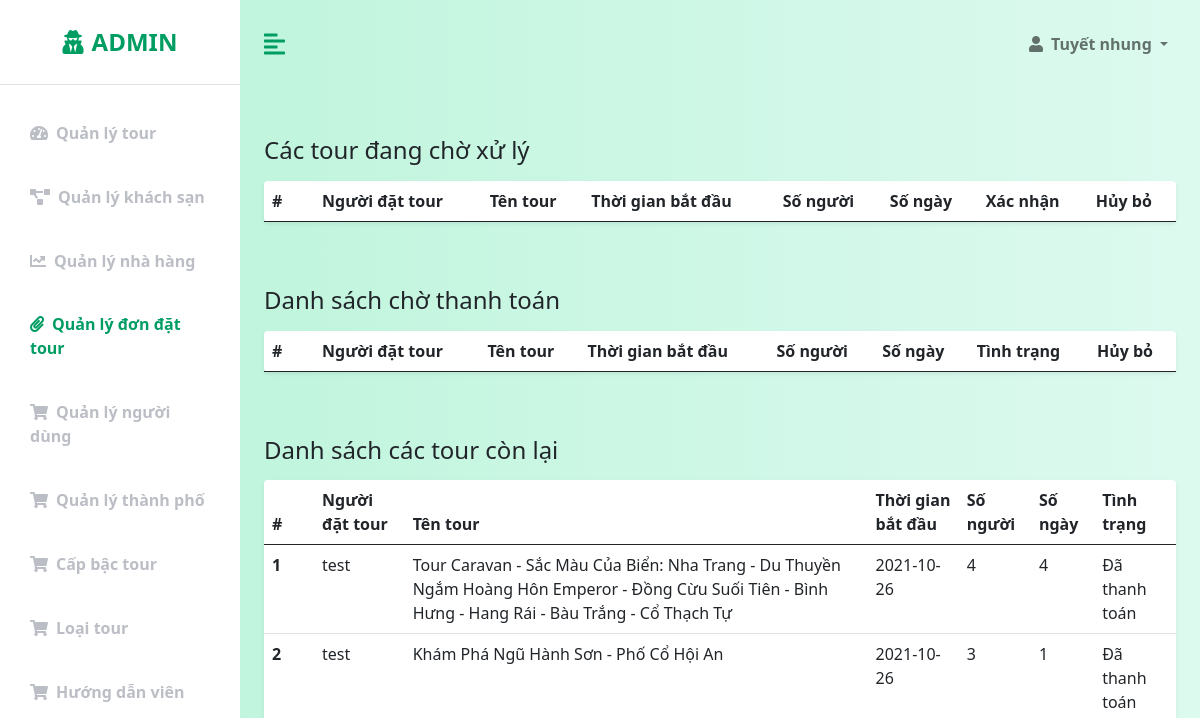
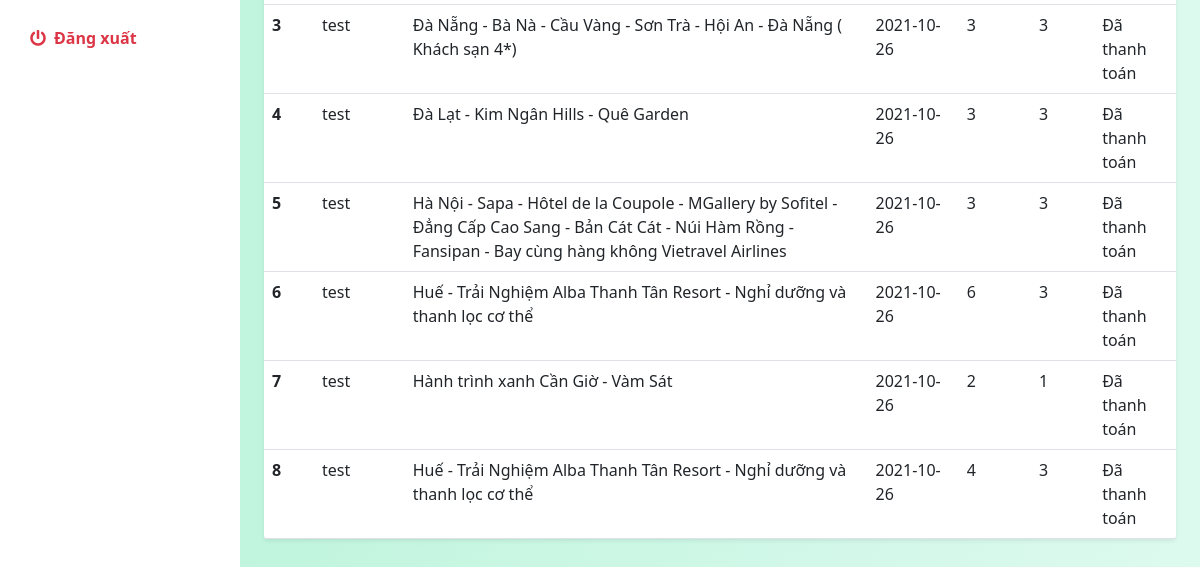
/admin/QLDDTour.php, run on an earlier commit of the app's database (2 pictures, top to bottom).
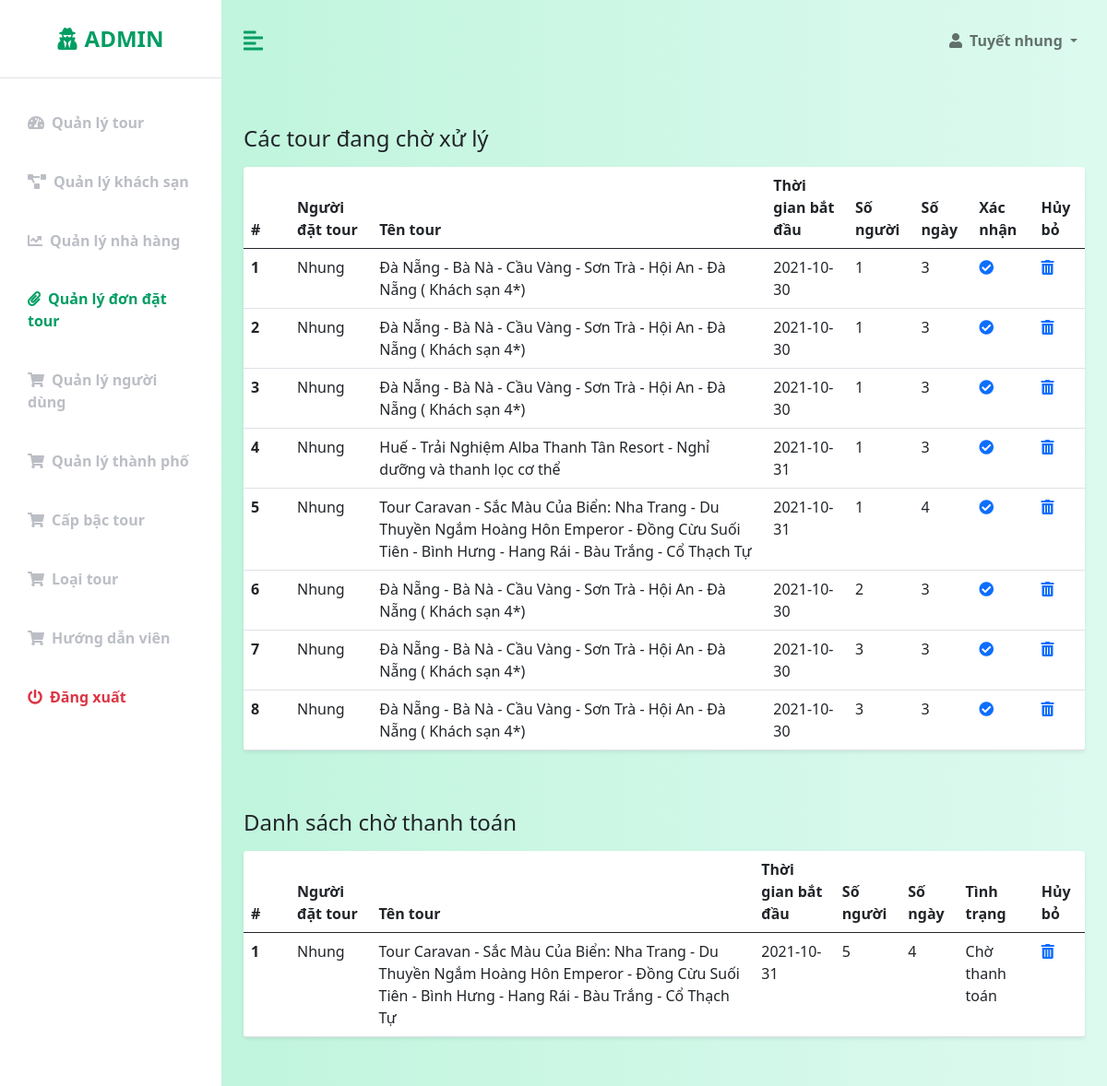
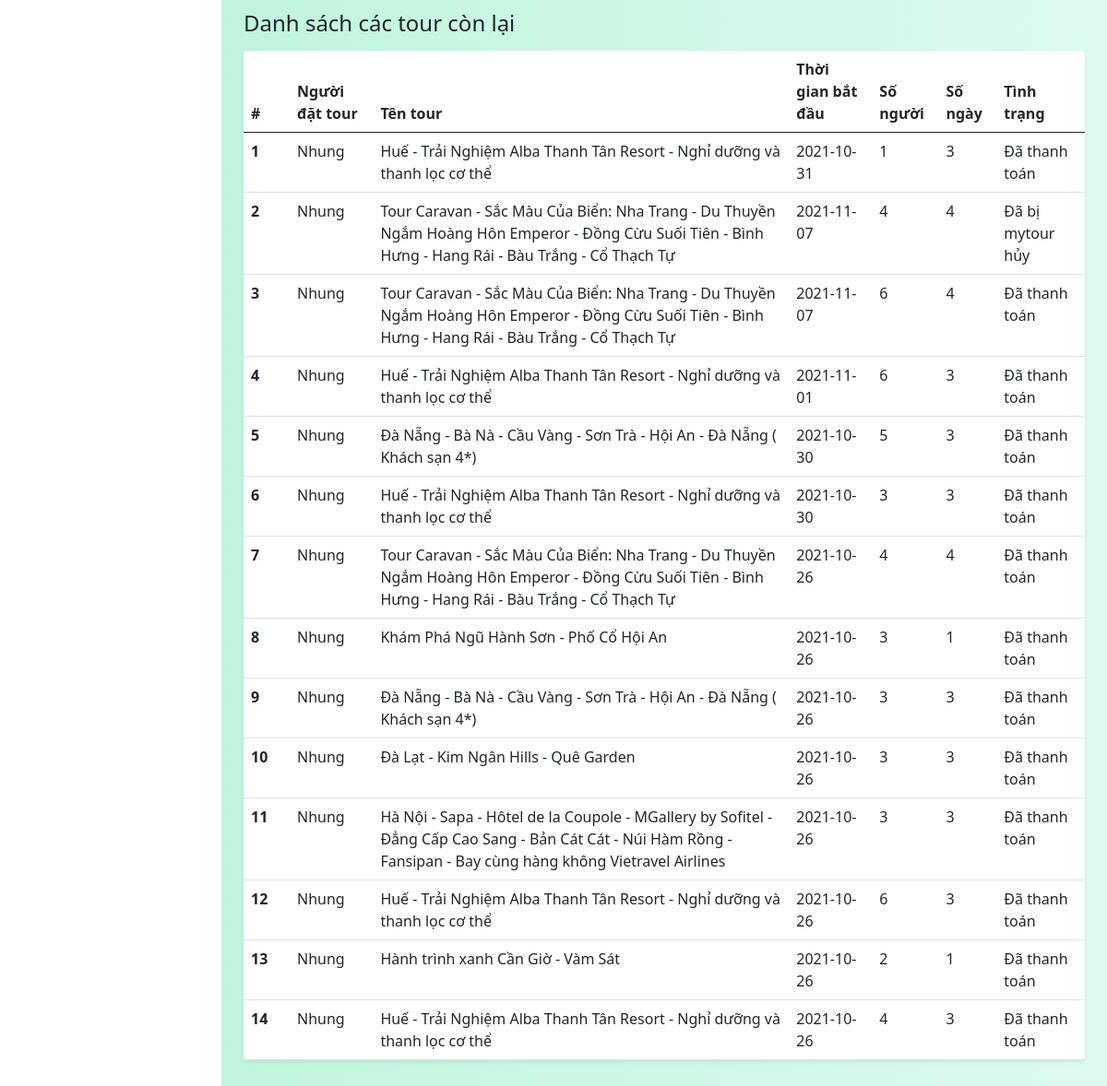
And on a later commit of the database (2 pictures, top to bottom).
### tables this page shows
CREATE TABLE `orders` (
  `order_id` int(50) NOT NULL,
  `customer_id` int(50) NOT NULL,
  `tour_id` int(50) NOT NULL,
  `start_time` date NOT NULL,
  `people` int(10) NOT NULL,
  `validation` int(1) NOT NULL,
  `payment` int(1) NOT NULL,
  `date_created` datetime NOT NULL DEFAULT current_timestamp(),
  `booking_id` varchar(10) NOT NULL
);

CREATE TABLE `customers` (
  `customer_id` int(11) NOT NULL,
  `user_name` varchar(50) NOT NULL,
  `password` varchar(50) NOT NULL,
  `email` varchar(50) NOT NULL,
  `birthday` datetime NOT NULL,
  `phone_number` varchar(10) NOT NULL,
  `name` varchar(50) NOT NULL,
  `gender` int(1) NOT NULL,
  `status` int(1) NOT NULL,
  `code` int(10) NOT NULL,
  `is_admin` int(10) NOT NULL,
  `date_created` datetime NOT NULL DEFAULT current_timestamp()
);

CREATE TABLE `tours` (
  `tour_id` int(11) NOT NULL,
  `tour_name` varchar(255) NOT NULL,
  `description` varchar(5000) DEFAULT NULL,
  `places` varchar(500) NOT NULL,
  `day_count` int(11) NOT NULL,
  `res_id` int(11) DEFAULT NULL,
  `hotel_id` int(11) DEFAULT NULL,
  `price_per_person` int(11) NOT NULL,
  `image_1` varchar(255) NOT NULL,
  `image_2` varchar(255) NOT NULL,
  `image_3` varchar(255) NOT NULL,
  `image_4` varchar(255) NOT NULL,
  `city_id` int(11) NOT NULL,
  `tour_guide_id` int(11) DEFAULT NULL,
  `tour_type_id` int(10) NOT NULL,
  `tour_rank_id` int(10) NOT NULL,
  `travel_schedule` text DEFAULT NULL,
  `max` int(11) NOT NULL DEFAULT 6
);

### config/database-function.php (called while the page is built, shortened)
<?php
    require_once('database-connection.php');
    function simpleQuery($sql, bool $isGet = true, $params = []){
        global $conn;
        $stmt = $conn -> prepare($sql);
        if(count($params) > 0){
            $types = '';
            foreach($params as $v){
                if(is_int($v)){
                    $types = $types.'i';
                }else if(is_double($v)){
                    $types = $types.'d';
                }else{
                    $types = $types.'s';
                }
            }
            $values = array_values($params);
            $stmt -> bind_param($types, ...$values);
        }
        $stmt -> execute();
        if($isGet){
            $record = $stmt -> get_result() -> fetch_all(MYSQLI_ASSOC);
            return $record;
        }else{
            return $stmt;
        }
    }
?>

### admin/QLDDTour.php (the view, shortened to what this page needs)
<?php
    require('templates-admin/header.php');
?>
            <div class="container-fluid px-4">
                <div class="row my-5">
                    <h3 class="fs-4 mb-3">Các tour đang chờ xử lý</h3>
                    <div class="col">
                        <table class="table bg-white rounded shadow-sm  table-hover">
                            <thead>
                                <tr>
                                    <th scope="col" width="50">#</th>
                                    <th scope="col">Người đặt tour</th>
                                    <th scope="col">Tên tour</th>
                                    <th scope="col">Thời gian bắt đầu</th>
                                    <th scope="col">Số người</th>
                                    <th scope="col">Số ngày</th>
                                    <th scope="col">Xác nhận</th>
                                    <th scope="col">Hủy bỏ</th>
                                </tr>
                            </thead>
                            <tbody>
                                <?php
                                    $sql = "select * from orders, tours, customers where orders.customer_id = customers.customer_id and orders.tour_id = tours.tour_id and orders.validation = 0";
                                    $rows = simpleQuery($sql);
                                    $i = 1;
                                    foreach($rows as $row){
                                        echo '
                                            <tr>
                                                <th scope="row">'.$i.'</th>
                                                <td>'.$row["user_name"].'</td>
                                                <td>'.$row["tour_name"].'</td>
                                                <td>'.$row["start_time"].'</td>
                                                <td>'.$row["people"].'</td>
                                                <td>'.$row["day_count"].'</td>
                                                <td><a href="QLDDTour.php?val=&order_id='.$row["order_id"].'" id="check_tick"><i class="fas fa-check-circle"></i></a></td>
                                                <td><a href="QLDDTour.php?cancel=&order_id='.$row["order_id"].'"><i class="fas fa-trash-alt"></i></a></td>
                                            </tr>
                                        ';
                                        $i++;
                                    }
                                ?>
                            </tbody>
                        </table>
                    </div>
                </div>
                <div class="row my-5">
                    <h3 class="fs-4 mb-3">Danh sách chờ thanh toán</h3>
                    <div class="col">
                        <table class="table bg-white rounded shadow-sm  table-hover">
                            <thead>
                                <tr>
                                    <th scope="col" width="50">#</th>
                                    <th scope="col">Người đặt tour</th>
                                    <th scope="col">Tên tour</th>
                                    <th scope="col">Thời gian bắt đầu</th>
                                    <th scope="col">Số người</th>
                                    <th scope="col">Số ngày</th>
                                    <th scope="col">Tình trạng</th>
                                    <th scope="col">Hủy bỏ</th>
                                </tr>
                            </thead>
                            <tbody>
                                <?php
                                    $sql = "select * from orders, tours, customers where orders.customer_id = customers.customer_id and orders.tour_id = tours.tour_id and orders.validation = 1 and orders.payment = 0 order by orders.order_id desc";
                                    $rows = simpleQuery($sql);
                                    $i = 1;
                                    foreach($rows as $row){
                                        echo '
                                            <tr>
                                                <th scope="row">'.$i.'</th>
                                                <td>'.$row["user_name"].'</td>
                                                <td>'.$row["tour_name"].'</td>
                                                <td>'.$row["start_time"].'</td>
                                                <td>'.$row["people"].'</td>
                                                <td>'.$row["day_count"].'</td>
                                                <td>Chờ thanh toán</td>
                                                <td><a href="QLDDTour.php?cancel=&order_id='.$row["order_id"].'"><i class="fas fa-trash-alt"></i></a></td>
                                            </tr>
                                        ';
                                        $i++;
                                    }
                                ?>
                            </tbody>
                        </table>
                    </div>
                </div>
                <div class="row my-5">
                    <h3 class="fs-4 mb-3">Danh sách các tour còn lại</h3>
                    <div class="col">
                        <table class="table bg-white rounded shadow-sm  table-hover">
                            <thead>
                                <tr>
                                    <th scope="col" width="50">#</th>
                                    <th scope="col">Người đặt tour</th>
                                    <th scope="col">Tên tour</th>
                                    <th scope="col">Thời gian bắt đầu</th>
                                    <th scope="col">Số người</th>
                                    <th scope="col">Số ngày</th>
                                    <th scope="col">Tình trạng</th>
                                </tr>
                            </thead>
                            <tbody>
                                <?php
                                    $sql = "select * from orders, tours, customers where orders.customer_id = customers.customer_id and orders.tour_id = tours.tour_id and orders.validation > 0 and orders.payment > 0 order by orders.order_id desc";
                                    $rows = simpleQuery($sql);
                                    $i = 1;
                                    foreach($rows as $row){
                                        echo '
                                            <tr>
                                                <th scope="row">'.$i.'</th>
                                                <td>'.$row["user_name"].'</td>
                                                <td>'.$row["tour_name"].'</td>
                                                <td>'.$row["start_time"].'</td>
                                                <td>'.$row["people"].'</td>
                                                <td>'.$row["day_count"].'</td>
                                                <td>';
                                                    if($row["validation"] == 0){
                                                        echo "Đang chờ mytour xử lý";
                                                    }else if($row["validation"] == 2){
                                                        echo "Đã bị mytour hủy";
                                                    }else{
                                                        if($row["payment"] == 0){
                                                            echo "Chưa thanh toán";
                                                        }else if($row["payment"] == 1){
                                                            echo "Đã thanh toán";
                                                        }else{
                                                            echo "Bị hủy bỏ vì chưa thanh toán";
                                                        }
                                                    }
                                                echo '</td>
                                            </tr>
                                        ';
                                        $i++;
                                    }
                                ?>
                            </tbody>
                        </table>
                    </div>
                </div>
<?php
    include('templates-admin/footer.php')
?>

### admin/templates-admin/header.php (shortened to what this page needs)
<!DOCTYPE html>
<html lang="en">
<head>
    <link href="https://cdn.jsdelivr.net/npm/bootstrap@5.0.0-beta3/dist/css/bootstrap.min.css" rel="stylesheet" />
    <link rel="stylesheet" href="https://cdnjs.cloudflare.com/ajax/libs/font-awesome/5.15.3/css/all.min.css" />
    <link rel="stylesheet" href="https://cdnjs.cloudflare.com/ajax/libs/font-awesome/5.15.4/css/all.min.css">
    <link rel="stylesheet" href="css-admin/styles.css" />
</head>
<body>
    <div class="d-flex" id="wrapper">
        <div class="bg-white" id="sidebar-wrapper">
            <div class="sidebar-heading text-center py-4 primary-text fs-4 fw-bold text-uppercase border-bottom"><i
                    class="fas fa-user-secret me-2"></i>Admin</div>
            <div class="list-group list-group-flush my-3">
                <a href="index.php" class="list-group-item list-group-item-action bg-transparent second-text fw-bold <?php if($_SESSION["nav"] == "tours") echo "active"; ?>"><i
                        class="fas fa-tachometer-alt me-2"></i>Quản lý tour</a>
                <a href="QLKS.php" class="list-group-item list-group-item-action bg-transparent second-text fw-bold <?php if($_SESSION["nav"] == "hotels") echo "active"; ?>"><i
                        class="fas fa-project-diagram me-2"></i>Quản lý khách sạn</a>
                <a href="QLNH.php" class="list-group-item list-group-item-action bg-transparent second-text fw-bold <?php if($_SESSION["nav"] == "restaurants") echo "active"; ?>"><i
                        class="fas fa-chart-line me-2"></i>Quản lý nhà hàng</a>
                <a href="QLDDTour.php" class="list-group-item list-group-item-action bg-transparent second-text fw-bold <?php if($_SESSION["nav"] == "orders") echo "active"; ?>"><i
                        class="fas fa-paperclip me-2"></i>Quản lý đơn đặt tour</a>
                <a href="QLND.php" class="list-group-item list-group-item-action bg-transparent second-text fw-bold <?php if($_SESSION["nav"] == "customers") echo "active"; ?>"><i
                        class="fas fa-shopping-cart me-2"></i>Quản lý người dùng</a>
                <a href="QLTP.php" class="list-group-item list-group-item-action bg-transparent second-text fw-bold <?php if($_SESSION["nav"] == "cities") echo "active"; ?>"><i
                        class="fas fa-shopping-cart me-2"></i>Quản lý thành phố</a>
                <a href="QLCapTour.php" class="list-group-item list-group-item-action bg-transparent second-text fw-bold <?php if($_SESSION["nav"] == "ranks") echo "active"; ?>"><i
                        class="fas fa-shopping-cart me-2"></i>Cấp bậc tour</a>
                <a href="QLLoaiTour.php" class="list-group-item list-group-item-action bg-transparent second-text fw-bold <?php if($_SESSION["nav"] == "tourtypes") echo "active"; ?>"><i
                        class="fas fa-shopping-cart me-2"></i>Loại tour</a>
                <a href="QLHDVien.php" class="list-group-item list-group-item-action bg-transparent second-text fw-bold <?php if($_SESSION["nav"] == "tourguides") echo "active"; ?>"><i
                        class="fas fa-shopping-cart me-2"></i>Hướng dẫn viên</a>
                <a href="logout.php" class="list-group-item list-group-item-action bg-transparent text-danger fw-bold"><i
                        class="fas fa-power-off me-2"></i>Đăng xuất</a>
            </div>
        </div>
        <div id="page-content-wrapper">
            <nav class="navbar navbar-expand-lg navbar-light bg-transparent py-4 px-4">
                <div class="d-flex align-items-center">
                    <i class="fas fa-align-left primary-text fs-4 me-3" id="menu-toggle"></i>
                </div>
                <div class="collapse navbar-collapse" id="navbarSupportedContent">
                    <ul class="navbar-nav ms-auto mb-2 mb-lg-0">
                        <li class="nav-item dropdown">
                            <a class="nav-link dropdown-toggle second-text fw-bold" href="#" id="navbarDropdown"
                                role="button" data-bs-toggle="dropdown" aria-expanded="false">
                                <i class="fas fa-user me-2"></i>Tuyết nhung
                            </a>
                        </li>
                    </ul>
                </div>
            </nav>

### admin/templates-admin/footer.php (shortened to what this page needs)
</div>
        </div>
    </div>
</body>
</html>

### admin/css-admin/styles.css (style rules this page uses)
:root { --main-bg-color: #009d63; --main-text-color: #009d63; --second-text-color: #bbbec5; --second-bg-color: #c1efde; }
.primary-text { color: var(--main-text-color); }
.second-text { color: var(--second-text-color); }
#wrapper { overflow-x: hidden; background-image: linear-gradient( to right, #baf3d7, #c2f5de, #cbf7e4, #d4f8ea, #ddfaef ); }
#sidebar-wrapper { min-height: 100vh; margin-left: -15rem; -webkit-transition: margin 0.25s ease-out; -moz-transition: margin 0.25s ease-out; -o-transition: margin 0.25s ease-out; transition: margin 0.25s ease-out; }
#sidebar-wrapper .sidebar-heading { padding: 0.875rem 1.25rem; font-size: 1.2rem; }
#sidebar-wrapper .list-group { width: 15rem; }
#page-content-wrapper { min-width: 100vw; }
#menu-toggle { cursor: pointer; }
.list-group-item { border: none; padding: 20px 30px; }
.list-group-item.active { background-color: transparent; color: var(--main-text-color); font-weight: bold; border: none; }
@media (min-width: 768px) { #sidebar-wrapper { margin-left: 0; } }
@media (min-width: 768px) { #page-content-wrapper { min-width: 0; width: 100%; } }

What changed in the data, as far as the page shows it:
added orders: customer.user_name "Nhung", tour.tour_name "Đà Nẵng - Bà Nà - Cầu Vàng - Sơn Trà - Hội An - Đà Nẵng ( Khách sạn 4*)", start_time "2021-10-30", people "1", tour.day_count "3", shown under "Các tour đang chờ xử lý"
added orders: customer.user_name "Nhung", tour.tour_name "Đà Nẵng - Bà Nà - Cầu Vàng - Sơn Trà - Hội An - Đà Nẵng ( Khách sạn 4*)", start_time "2021-10-30", people "1", tour.day_count "3", shown under "Các tour đang chờ xử lý"
added orders: customer.user_name "Nhung", tour.tour_name "Đà Nẵng - Bà Nà - Cầu Vàng - Sơn Trà - Hội An - Đà Nẵng ( Khách sạn 4*)", start_time "2021-10-30", people "1", tour.day_count "3", shown under "Các tour đang chờ xử lý"
added orders: customer.user_name "Nhung", tour.tour_name "Huế - Trải Nghiệm Alba Thanh Tân Resort - Nghỉ dưỡng và thanh lọc cơ thể", start_time "2021-10-31", people "1", tour.day_count "3", shown under "Các tour đang chờ xử lý"
added orders: customer.user_name "Nhung", tour.tour_name "Tour Caravan - Sắc Màu Của Biển: Nha Trang - Du Thuyền Ngắm Hoàng Hôn Emperor - Đồng Cừu Suối Tiên - Bình Hưng - Hang Rái - Bàu Trắng - Cổ Thạch Tự", start_time "2021-10-31", people "1", tour.day_count "4", shown under "Các tour đang chờ xử lý"
added orders: customer.user_name "Nhung", tour.tour_name "Đà Nẵng - Bà Nà - Cầu Vàng - Sơn Trà - Hội An - Đà Nẵng ( Khách sạn 4*)", start_time "2021-10-30", people "2", tour.day_count "3", shown under "Các tour đang chờ xử lý"
added orders: customer.user_name "Nhung", tour.tour_name "Đà Nẵng - Bà Nà - Cầu Vàng - Sơn Trà - Hội An - Đà Nẵng ( Khách sạn 4*)", start_time "2021-10-30", people "3", tour.day_count "3", shown under "Các tour đang chờ xử lý"
added orders: customer.user_name "Nhung", tour.tour_name "Đà Nẵng - Bà Nà - Cầu Vàng - Sơn Trà - Hội An - Đà Nẵng ( Khách sạn 4*)", start_time "2021-10-30", people "3", tour.day_count "3", shown under "Các tour đang chờ xử lý"
added orders: customer.user_name "Nhung", tour.tour_name "Tour Caravan - Sắc Màu Của Biển: Nha Trang - Du Thuyền Ngắm Hoàng Hôn Emperor - Đồng Cừu Suối Tiên - Bình Hưng - Hang Rái - Bàu Trắng - Cổ Thạch Tự", start_time "2021-10-31", people "5", tour.day_count "4", shown under "Danh sách chờ thanh toán"
added orders: customer.user_name "Nhung", tour.tour_name "Huế - Trải Nghiệm Alba Thanh Tân Resort - Nghỉ dưỡng và thanh lọc cơ thể", start_time "2021-10-31", people "1", tour.day_count "3", validation "Đã thanh toán", shown under "Danh sách các tour còn lại"
added orders: customer.user_name "Nhung", tour.tour_name "Tour Caravan - Sắc Màu Của Biển: Nha Trang - Du Thuyền Ngắm Hoàng Hôn Emperor - Đồng Cừu Suối Tiên - Bình Hưng - Hang Rái - Bàu Trắng - Cổ Thạch Tự", start_time "2021-11-07", people "4", tour.day_count "4", validation "Đã bị mytour hủy", shown under "Danh sách các tour còn lại"
added orders: customer.user_name "Nhung", tour.tour_name "Tour Caravan - Sắc Màu Của Biển: Nha Trang - Du Thuyền Ngắm Hoàng Hôn Emperor - Đồng Cừu Suối Tiên - Bình Hưng - Hang Rái - Bàu Trắng - Cổ Thạch Tự", start_time "2021-11-07", people "6", tour.day_count "4", validation "Đã thanh toán", shown under "Danh sách các tour còn lại"
added orders: customer.user_name "Nhung", tour.tour_name "Huế - Trải Nghiệm Alba Thanh Tân Resort - Nghỉ dưỡng và thanh lọc cơ thể", start_time "2021-11-01", people "6", tour.day_count "3", validation "Đã thanh toán", shown under "Danh sách các tour còn lại"
added orders: customer.user_name "Nhung", tour.tour_name "Đà Nẵng - Bà Nà - Cầu Vàng - Sơn Trà - Hội An - Đà Nẵng ( Khách sạn 4*)", start_time "2021-10-30", people "5", tour.day_count "3", validation "Đã thanh toán", shown under "Danh sách các tour còn lại"
added orders: customer.user_name "Nhung", tour.tour_name "Huế - Trải Nghiệm Alba Thanh Tân Resort - Nghỉ dưỡng và thanh lọc cơ thể", start_time "2021-10-30", people "3", tour.day_count "3", validation "Đã thanh toán", shown under "Danh sách các tour còn lại"
changed through a linked row, orders (number 16 of 23 on the later page): customer.user_name "test" → "Nhung"
changed through a linked row, orders "Khám Phá Ngũ Hành Sơn - Phố Cổ Hội An": customer.user_name "test" → "Nhung"
changed through a linked row, orders (number 18 of 23 on the later page): customer.user_name "test" → "Nhung"
changed through a linked row, orders "Đà Lạt - Kim Ngân Hills - Quê Garden": customer.user_name "test" → "Nhung"
changed through a linked row, orders (number 20 of 23 on the later page): customer.user_name "test" → "Nhung"
changed through a linked row, orders (number 21 of 23 on the later page): customer.user_name "test" → "Nhung"
changed through a linked row, orders "Hành trình xanh Cần Giờ - Vàm Sát": customer.user_name "test" → "Nhung"
changed through a linked row, orders (number 23 of 23 on the later page): customer.user_name "test" → "Nhung"
